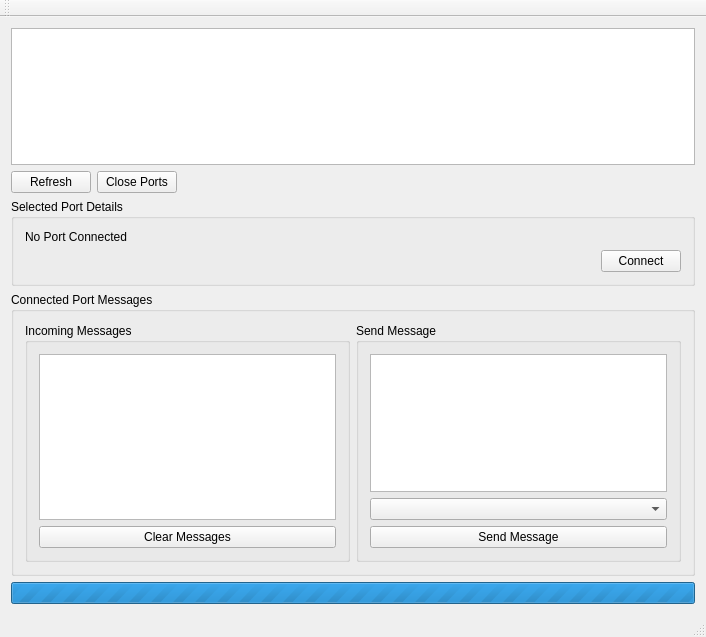
<?xml version="1.0" encoding="UTF-8"?>
<ui version="4.0">
 <class>MainWindow</class>
 <widget class="QMainWindow" name="MainWindow">
  <property name="geometry">
   <rect>
    <x>0</x>
    <y>0</y>
    <width>706</width>
    <height>637</height>
   </rect>
  </property>
  <property name="windowTitle">
   <string>MainWindow</string>
  </property>
  <widget class="QWidget" name="centralWidget">
   <layout class="QVBoxLayout" name="verticalLayout_4">
    <item>
     <widget class="QListWidget" name="portListWidget"/>
    </item>
    <item>
     <layout class="QHBoxLayout" name="horizontalLayout_2">
      <item>
       <widget class="QPushButton" name="refreshButton">
        <property name="text">
         <string>Refresh</string>
        </property>
       </widget>
      </item>
      <item>
       <widget class="QPushButton" name="closePortsButton">
        <property name="text">
         <string>Close Ports</string>
        </property>
       </widget>
      </item>
      <item>
       <spacer name="horizontalSpacer">
        <property name="orientation">
         <enum>Qt::Horizontal</enum>
        </property>
        <property name="sizeHint" stdset="0">
         <size>
          <width>40</width>
          <height>20</height>
         </size>
        </property>
       </spacer>
      </item>
     </layout>
    </item>
    <item>
     <widget class="QGroupBox" name="groupBox">
      <property name="title">
       <string>Selected Port Details</string>
      </property>
      <layout class="QVBoxLayout" name="verticalLayout">
       <item>
        <widget class="QLabel" name="portDetailsLabel">
         <property name="text">
          <string>No Port Connected</string>
         </property>
        </widget>
       </item>
       <item>
        <layout class="QHBoxLayout" name="horizontalLayout_3">
         <property name="topMargin">
          <number>0</number>
         </property>
         <item>
          <spacer name="horizontalSpacer_2">
           <property name="orientation">
            <enum>Qt::Horizontal</enum>
           </property>
           <property name="sizeHint" stdset="0">
            <size>
             <width>40</width>
             <height>20</height>
            </size>
           </property>
          </spacer>
         </item>
         <item>
          <widget class="QPushButton" name="connectPortsButton">
           <property name="text">
            <string>Connect</string>
           </property>
          </widget>
         </item>
        </layout>
       </item>
      </layout>
     </widget>
    </item>
    <item>
     <widget class="QGroupBox" name="connectedPortMessagesGroupBox">
      <property name="title">
       <string>Connected Port Messages</string>
      </property>
      <layout class="QHBoxLayout" name="horizontalLayout">
       <item>
        <widget class="QGroupBox" name="groupBox_3">
         <property name="title">
          <string>Incoming Messages</string>
         </property>
         <layout class="QVBoxLayout" name="verticalLayout_2">
          <item>
           <widget class="QTextBrowser" name="incomingMessageTextBrowser"/>
          </item>
          <item>
           <widget class="QPushButton" name="clearMessagesPushButton">
            <property name="text">
             <string>Clear Messages</string>
            </property>
           </widget>
          </item>
         </layout>
        </widget>
       </item>
       <item>
        <widget class="QGroupBox" name="groupBox_4">
         <property name="title">
          <string>Send Message</string>
         </property>
         <layout class="QVBoxLayout" name="verticalLayout_3">
          <item>
           <widget class="QTextBrowser" name="sendMessageTextBrowser">
            <property name="readOnly">
             <bool>false</bool>
            </property>
           </widget>
          </item>
          <item>
           <widget class="QComboBox" name="messageComboBox"/>
          </item>
          <item>
           <widget class="QPushButton" name="sendMessageButton">
            <property name="text">
             <string>Send Message</string>
            </property>
           </widget>
          </item>
         </layout>
        </widget>
       </item>
      </layout>
     </widget>
    </item>
    <item>
     <widget class="QProgressBar" name="progressBar">
      <property name="maximum">
       <number>0</number>
      </property>
      <property name="value">
       <number>-1</number>
      </property>
      <property name="textVisible">
       <bool>false</bool>
      </property>
     </widget>
    </item>
   </layout>
  </widget>
  <widget class="QMenuBar" name="menuBar">
   <property name="geometry">
    <rect>
     <x>0</x>
     <y>0</y>
     <width>706</width>
     <height>21</height>
    </rect>
   </property>
  </widget>
  <widget class="QToolBar" name="mainToolBar">
   <attribute name="toolBarArea">
    <enum>TopToolBarArea</enum>
   </attribute>
   <attribute name="toolBarBreak">
    <bool>false</bool>
   </attribute>
  </widget>
  <widget class="QStatusBar" name="statusBar"/>
 </widget>
 <layoutdefault spacing="6" margin="11"/>
 <resources/>
 <connections/>
</ui>
